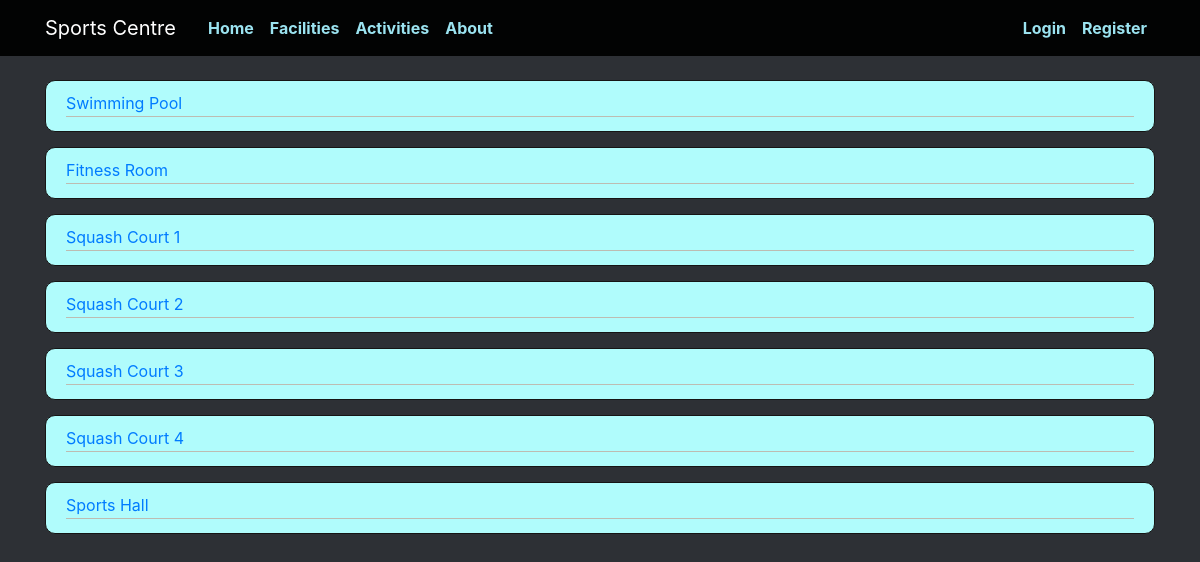
Screenshot of /facilities with the database file from the repository.
### app/models.py (models this page shows)
class Facility(db.Model):
  id = db.Column(db.Integer, primary_key=True)
  name = db.Column(db.String(100), nullable=False)
  capacity = db.Column(db.Integer)
  url = db.Column(db.String(100))

### app/views.py (the view)
@app.route('/facilities')
def facilities():
  year = get_current_year()
  week = get_current_week()
  facilities = models.Facility.query.order_by(models.Facility.id.asc())
  return render_template('facilities.html', title="Facilities", facilities=facilities, year=year, week=week)

### app/views.py (called while the page is built)
def get_current_week():
  current = int(datetime.strftime(datetime.now(), "%W"))
  return current

def get_current_year():
  current = int(datetime.strftime(datetime.now(), "%Y"))
  return current

### app/templates/facilities.html
{% extends "index.html" %}
{% block content %}
  {% for facility in facilities %}
  <article class="media content-section">
    <div class="media-body">
      <div class="article-metadata">
        <a class="mr-2" href="{{ url_for( 'show_facility', facility_url=facility.url, year=year, week=week ) }}">{{ facility.name }}</a>
      </div>
    </div>
  </article>
  {% endfor %}
{% endblock %}

### app/templates/index.html (shortened to what this page needs)
<!DOCTYPE html>
<html>
  <head>
    <link rel="stylesheet" href="https://stackpath.bootstrapcdn.com/bootstrap/4.4.1/css/bootstrap.min.css">
    <link rel="stylesheet" type="text/css" href="/static/style.css">
  </head>
  <body>
    <header class="site-header">
      <nav class="navbar navbar-expand-md navbar-dark bg-steel fixed-top">
        <div class="container">
          <a class="navbar-brand mr-4" href="/">Sports Centre</a>
          <div class="collapse navbar-collapse" id="navbarToggle">
            <div class="navbar-nav mr-auto">
              <a class="nav-item nav-link" href="/">Home</a>
              <a class="nav-item nav-link" href="/facilities">Facilities</a>
              <a class="nav-item nav-link" href="/activities">Activities</a>
              <a class="nav-item nav-link" href="/about">About</a>
            </div>
            <div class="navbar-nav">
              {% if current_user.is_authenticated %}
                <a class="nav-item nav-link" href="/my_bookings">My Bookings</a>
                <a class="nav-item nav-link" href="/account">Account</a>
                <a class="nav-item nav-link" href="/logout">Logout</a>
              {% else %}
                <a class="nav-item nav-link" href="/login">Login</a>
                <a class="nav-item nav-link" href="/register">Register</a>
              {% endif %}
            </div>
          </div>
        </div>
      </nav>
    </header>
    <main role="main" class="container">
      <div class="row">
        <div class="col-md-12">
          {% block content %}{% endblock %}
        </div>
      </div>
    </main>
  </body>
  </body>
</html>

### app/static/style.css (style rules this page uses)
body { background: rgb(45, 48, 53); color: rgb(36, 37, 43); margin-top: 5rem; }
.bg-steel { background-color: #020303; }
.site-header .navbar-nav .nav-link { color: #9be3f0; font-weight: bold; }
.content-section { background: #b0fcfc; padding: 10px 20px; border: 1px solid #161515; border-radius: 10px; margin-bottom: 15px; }
.article-metadata { padding-bottom: 1px; margin-bottom: 4px; border-bottom: 1px solid #bdbcb2 }

### rows the page displays
Facility: name "Swimming Pool"
Facility: name "Fitness Room"
Facility: name "Squash Court 1"
Facility: name "Squash Court 2"
Facility: name "Squash Court 3"
Facility: name "Squash Court 4"
Facility: name "Sports Hall"
